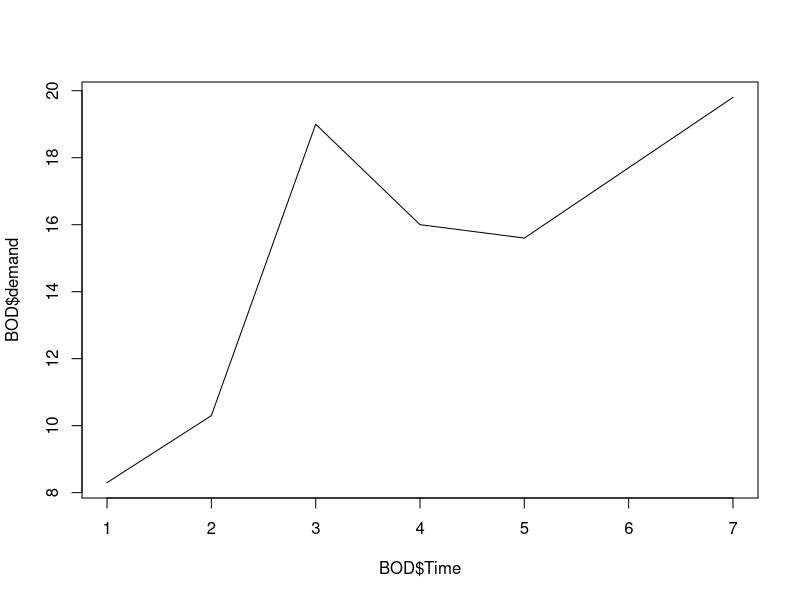
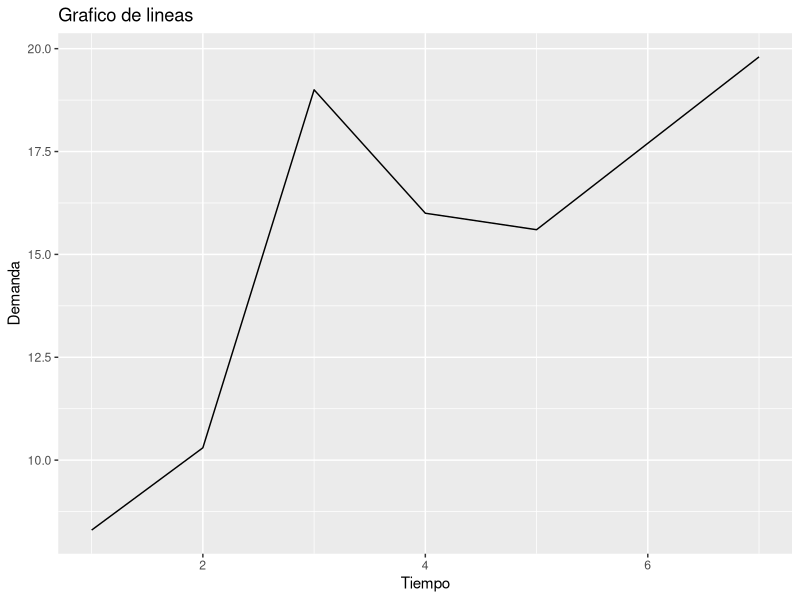
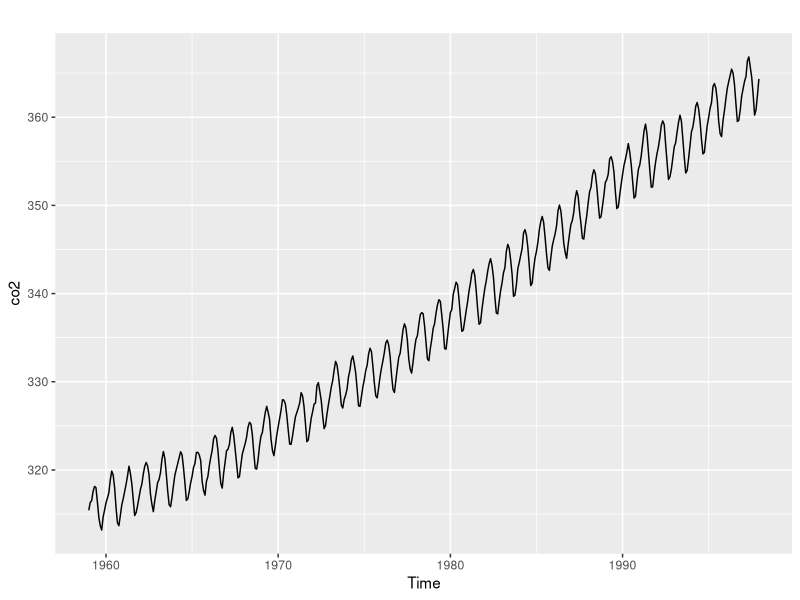

The R script that drew these images, in order:
# Método 1
plot(x=BOD$Time, y=BOD$demand, type='l')


# Método 2
library(ggplot2)
library(dplyr)

BOD %>% ggplot(aes(x=Time, y=demand)) + 
    geom_line() + 
    ggtitle('Grafico de lineas') +
    xlab('Tiempo') + 
    ylab('Demanda')

# Método 3
library(forecast)

autoplot(co2)


